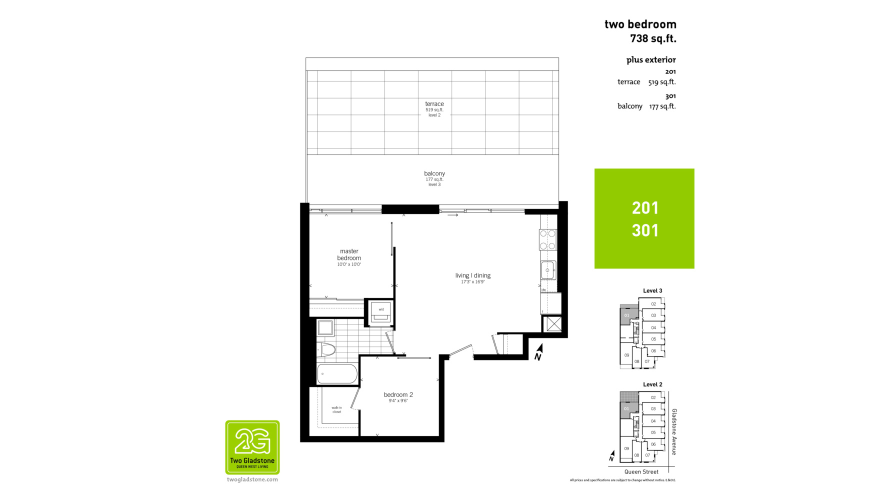
#> input picture unit_number_ocr/images/train/pdf_floor_plan_19_3.jpg, 1778 x 1000 px (shown at 1/2 size)
$ python -i _extractFlooplan.py   (imports and definitions only)
#> lines starting #> are read from the running program, lines starting #| are printed output that depends on the picture; after the words box and inside, x2 and y2 are one past the last pixel; in counts of white or black regions, pixels touching at a corner belong together
#> further down, picture is the input picture: shape (1000, 1778, 3); mean B, G, R 241.3, 246.9, 245.4
# TODO: add description of this file
import os
import cv2
import numpy as np
import matplotlib.pyplot as plt
import matplotlib.image as mpimg
from datetime import datetime
import time
import fitz


BOX_LIMITER = 4
BOX_MIN_NUMBER = 2
BOX_MAX_NUMBER = 8
# [8 lines of commented-out code are left out]


def tup(point):
    return (point[0], point[1])


def isOverlapping1D(xmin1, xmax1, xmin2, xmax2):
    return xmax1 >= xmin2 and xmax2 >= xmin1

# returns true if the two boxes overlap


def overlap(source, target):
    # unpack points
    tl1, br1, _wh1 = source
    tl2, br2, _wh2 = target

    # checks
    if (tl1[0] >= br2[0] or tl2[0] >= br1[0]):
        return False
    if (tl1[1] >= br2[1] or tl2[1] >= br1[1]):
        return False
    return True

# returns all overlapping boxes


def getAllOverlaps(boxes, bounds, index):
    overlaps = []
    for a in range(len(boxes)):
        if a != index:
            if overlap(bounds, boxes[a]):
                overlaps.append(a)
    return overlaps


def medianCanny(img, thresh1, thresh2):
    median = np.median(img)
    img = cv2.Canny(img, int(thresh1 * median), int(thresh2 * median))
    return img


def getImageAndBoxes(img):
    imgHeight = img.shape[0]
#> imgHeight = 1000
    imgWidth = img.shape[1]
#> imgWidth = 1778
    imgChannels = img.shape[2]
#> imgChannels = 3
    orig = np.copy(img)
    blue, green, red = cv2.split(img)
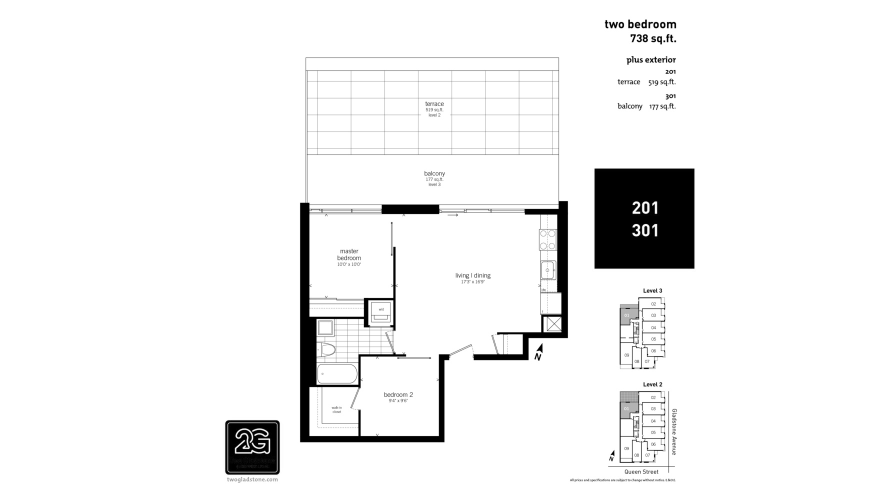
#> blue: shape (1000, 1778) (shown at 1/2 size); min 0, max 255, mean 241.3
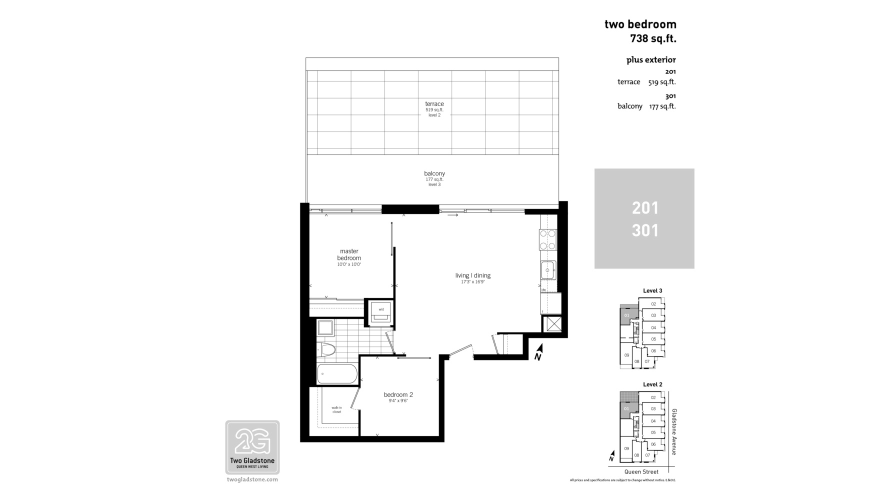
#> green: shape (1000, 1778) (shown at 1/2 size); min 0, max 255, mean 246.9
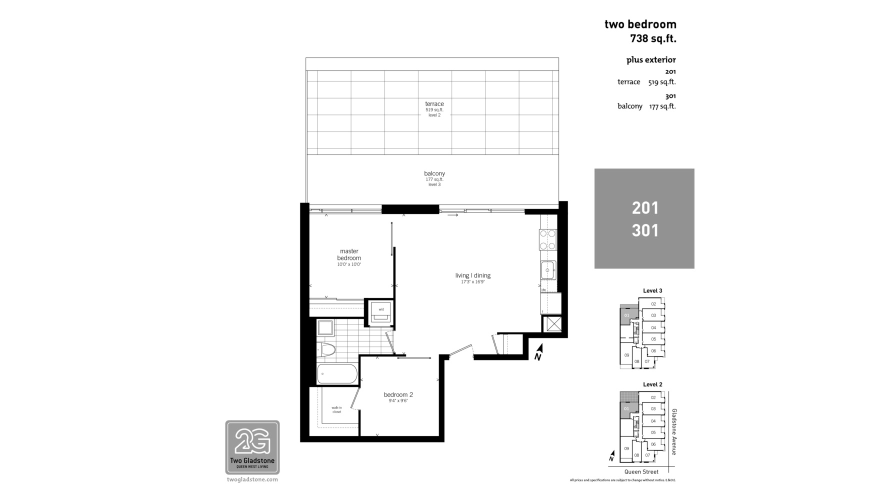
#> red: shape (1000, 1778) (shown at 1/2 size); min 0, max 255, mean 245.4

    blue_edges = medianCanny(blue, 0, 1)
#> in medianCanny, `median = np.median(img)`: median = 255
#> in medianCanny, `img = cv2.Canny(img, int(thresh1 * median), int(thresh2 * median))`:
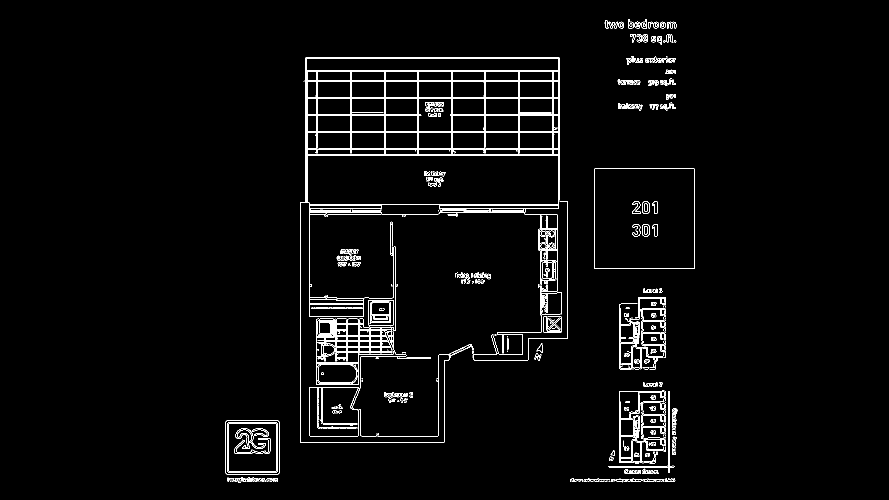
#> img: shape (1000, 1778) (shown at 1/2 size); 2.4% white in thin lines or dots, all inside (x1, y1, x2, y2) = (450, 39, 1389, 966)
    green_edges = medianCanny(green, 0, 1)
#> call 2 of medianCanny, with thresh1 = 0, thresh2 = 1
#> in medianCanny (call 2), `img = cv2.Canny(img, int(thresh1 * median), int(thresh2 * median))`:
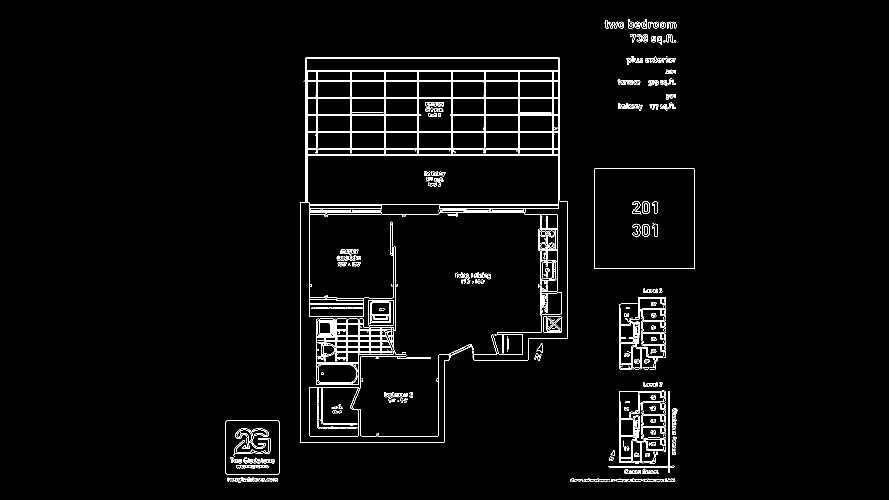
#> img: shape (1000, 1778) (shown at 1/2 size); 2.4% white in thin lines or dots, all inside (x1, y1, x2, y2) = (450, 39, 1389, 966)
    red_edges = medianCanny(red, 0, 1)

    edges = blue_edges | green_edges | red_edges

    # I'm using OpenCV 3.4. This returns (contours, hierarchy) in OpenCV 2 and 4
    #contours,hierarchy = cv2.findContours(edges, cv2.RETR_EXTERNAL ,cv2.CHAIN_APPROX_SIMPLE)
    contours, hierarchy = cv2.findContours(
        edges, cv2.RETR_LIST, cv2.CHAIN_APPROX_SIMPLE)
#> contours = 1283 contours, 788 with area under 20; largest, box (x1, y1, x2, y2) and area: (600, 114, 1123, 885) 198548, (615, 310, 1118, 410) 49209, (1189, 337, 1389, 538) 39800, (1189, 337, 1389, 538) 39798, (600, 405, 901, 885) 19544

    # go through the contours and save the box edges
    max_area = imgHeight * imgWidth * 0.9
#> max_area = 1600200
    allBoxes = []
    boxes = []  # each element is [[top-left], [bottom-right]]
    hierarchy = hierarchy[0]
    for component in zip(contours, hierarchy):
        currentContour = component[0]
        currentHierarchy = component[1]
        x, y, w, h = cv2.boundingRect(currentContour)
        if currentHierarchy[3] < 0:
            cv2.rectangle(orig, (x, y), (x+w, y+h), (0, 255, 0), 1)
            allBoxes.append([[x, y], [x+w, y+h], [w, h]])
            # filter out excessively large boxes, and boxes with extreme aspect ratios
            if w*h > max_area:
                print(f'area too large {w*h} {max_area} {x} {y} {w} {h}')
                continue
            if (h > imgHeight * 0.9 and (x == 0 or (x + w) >= imgWidth)) or \
               (w > imgWidth * 0.9 and (y == 0 or (y + w) >= imgHeight)):
                print(f'narrow box close to edges {x} {y} {w} {h}')
                continue
            boxes.append([[x, y], [x+w, y+h], [w, h]])
#> this loop made 1283 passes
#> (currentHierarchy, x, y, w, h) on passes 1, 6, 7: ([1, -1, -1, -1], 476, 963, 6, 3), ([6, 4, -1, -1], 1325, 959, 3, 4), ([7, 5, -1, -1], 1319, 960, 1, 1)
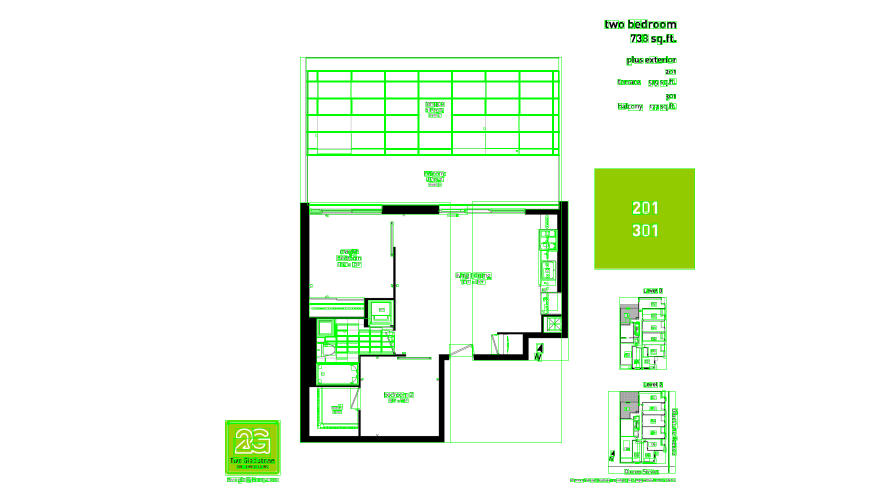
#> orig: shape (1000, 1778, 3) (shown at 1/2 size); 3.25% of pixels changed, all inside (x1, y1, x2, y2) = (450, 39, 1390, 967)
#> after the loop, allBoxes = 1283 items; boxes = 1283 items

    # go through the boxes and start merging
    merge_margin = 15

    # this is gonna take a long time
    finished = False
    highlight = [[0, 0], [1, 1]]
    points = [[[0, 0]]]
    while not finished:
        # set end con
        finished = True

        # check progress
        print("Len Boxes: " + str(len(boxes)))
#| Len Boxes: 1283
        if len(boxes) < BOX_MAX_NUMBER:
            print(str(boxes))
        if len(boxes) <= BOX_MIN_NUMBER:
            break

        # draw boxes # comment this section out to run faster
        copy = np.copy(orig)
        for box in boxes:
            cv2.rectangle(copy, tup(box[0]), tup(box[1]), (0, 200, 0), 1)
#> this loop made 1283 passes
#> box on passes 1 to 3: [[476, 963], [482, 966], [6, 3]], [[1218, 962], [1220, 963], [2, 1]], [[534, 962], [536, 963], [2, 1]]
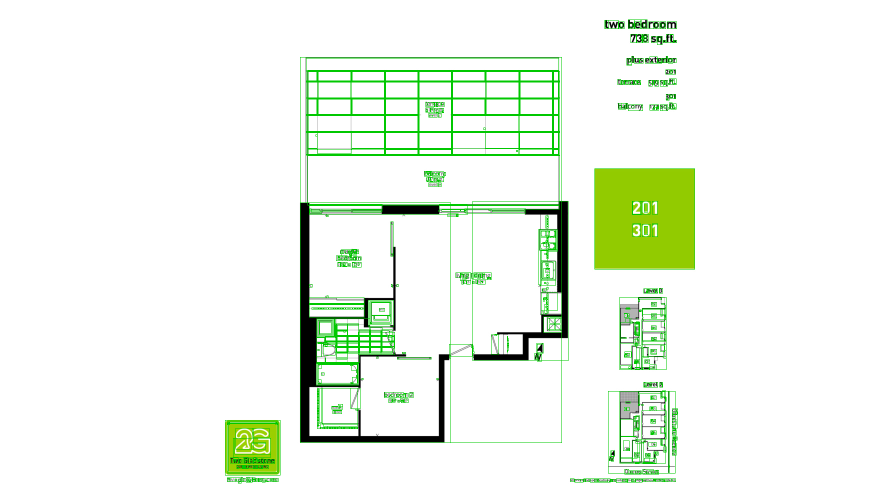
#> copy: shape (1000, 1778, 3) (shown at 1/2 size); 3.25% of pixels changed, all inside (x1, y1, x2, y2) = (450, 39, 1390, 967)
        cv2.rectangle(copy, tup(highlight[0]), tup(
            highlight[1]), (0, 0, 255), 2)
#> copy: shape (1000, 1778, 3); under 0.01% of pixels changed, all inside (x1, y1, x2, y2) = (0, 0, 3, 3)
        for point in points:
            point = point[0]
            cv2.circle(copy, tup(point), 4, (255, 0, 0), -1)
#> copy: shape (1000, 1778, 3); mean B, G, R 234.7, 246.4, 238.4
        cv2.imshow(f"Copy {merge_margin}", copy)
        # [7 lines of commented-out code are left out]
        index = len(boxes) - 1
#> index = 1282
        while index >= 0:
            # grab current box
            curr = boxes[index]

            # add margin
            tl = curr[0][:]
            br = curr[1][:]
            tl[0] -= merge_margin
            tl[1] -= merge_margin
            br[0] += merge_margin
            br[1] += merge_margin

            # get matching boxes
            overlaps = getAllOverlaps(boxes, [tl, br, [0, 0]], index)
            if len(boxes) < 10:
                print(
                    f'overlaps {index} {curr} {str([tl,br])}:' + str(overlaps))

            # check if empty
            if len(overlaps) > 0:
                # combine boxes
                # convert to a contour
                con = []
                overlaps.append(index)
                for ind in overlaps:
                    tl, br, wh = boxes[ind]
                    con.append([tl])
                    con.append([br])
                con = np.array(con)

                # get bounding rect
                x, y, w, h = cv2.boundingRect(con)

                # stop growing
                w -= 1
                h -= 1
                merged = [[x, y], [x+w, y+h], [w, h]]

                # highlights
                highlight = merged[:]
                points = con

                # remove boxes from list
                overlaps.sort(reverse=True)
                for ind in overlaps:
                    del boxes[ind]
                boxes.append(merged)

                # set flag
                finished = False
                break

            # increment
            index -= 1
#> this loop made 1 pass
#> curr on pass 1: [[1256, 39], [1281, 57], [25, 18]]
            # time.sleep(0.5)

        if finished and (len(boxes) > BOX_MAX_NUMBER and merge_margin < 100):
            merge_margin += 1
            finished = False
            print(f'new mergin: {merge_margin}')

    # draw final boxes
    cv2.destroyAllWindows()

    # show final
    copy = np.copy(orig)
    # sort by area
    boxes.sort(key=lambda x: x[2][0] * x[2][1], reverse=True)
    for box in boxes:
        cv2.rectangle(copy, tup(box[0]), tup(box[1]), (0, 200, 0), 1)

    # [4 lines of commented-out code are left out]

    cv2.imshow("Final", copy)
    # cv2.waitKey(0);
    extendedBoxes = []
    padding = 5
    widthTotal = 0
    heightTotal = 0
    for box in boxes:
        tl = box[0][:]
        br = box[1][:]
        wh = box[2][:]
        tl[0] -= padding
        tl[1] -= padding
        br[0] += padding
        br[1] += padding
        tl[0] = max(0, tl[0])
        tl[1] = max(0, tl[1])
        br[0] = min(imgWidth - 1, br[0])
        br[1] = min(imgHeight - 1, br[1])
        wh[0] = br[0] - tl[0]
        wh[1] = br[1] - tl[1]
        widthTotal += wh[0]
        heightTotal += wh[1]
        extendedBoxes.append([tl, br, wh])
    return extendedBoxes, widthTotal, heightTotal


def removeFile(filename):
    if os.path.exists(filename):
        os.remove(filename)


# [103 lines left out: functions saveBoxes, saveSubImages, rotate, processImage, walkFolder, pdf2images, not called in this run]


# [7 lines not run here, left out]

    # foldername = '/Users/fred/work/floorplan/images'
    # walkFolder(foldername, '/Users/fred/work/floorplan/target')

>>> import cv2
>>> picture = cv2.imread('unit_number_ocr/images/train/pdf_floor_plan_19_3.jpg')
>>> result = getImageAndBoxes(picture)
